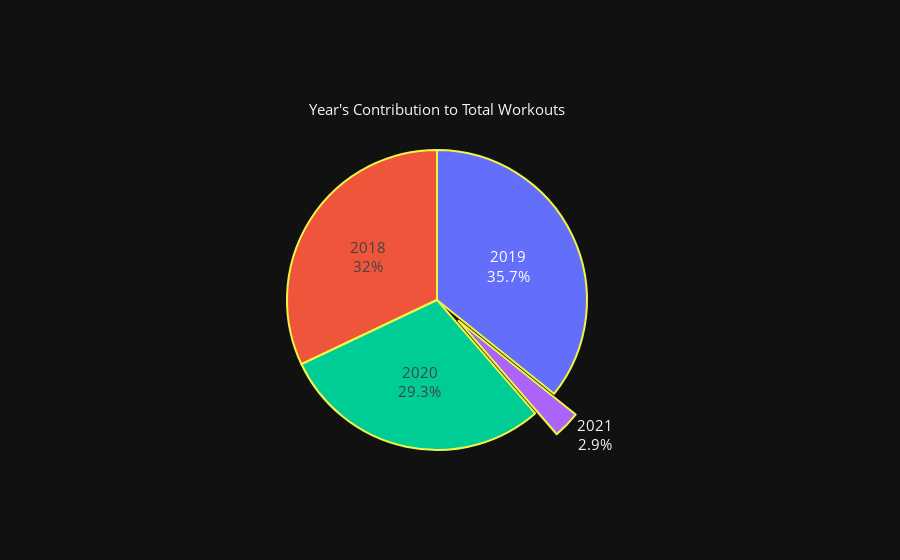

The cell this chart's notebook holds for it:
### Code cell
temp3 = df.workoutYear.value_counts()
fig = go.Figure(data=[go.Pie(labels=temp3.index,
                             values=temp3.values,
                             textinfo='label+percent',
                             pull=[0, 0, 0, 0.2],
                             title="Year's Contribution to Total Workouts"
                             )])

fig.update_traces(hoverinfo='label+value',  textfont_size=15, 
                  marker=dict(line=dict(color='#eff542', width=2)), showlegend=False)

fig.update_layout(font=dict(size=15))

fig.layout.template = 'plotly_dark'

fig.show();

### Figure 1 — Plotly figure (JSON) as saved in the notebook; plotly's stock layout.template omitted (floating-point values rounded to 4 significant figures)
{"data": [{"hoverinfo": "label+value", "labels": [2019, 2018, 2020, 2021], "marker": {"line": {"color": "#eff542", "width": 2}}, "pull": [0, 0, 0, 0.2], "showlegend": false, "textfont": {"size": 15}, "textinfo": "label+percent", "title": {"text": "Year's Contribution to Total Workouts"}, "type": "pie", "values": [222, 199, 182, 18]}], "layout": {"font": {"size": 15}}}
